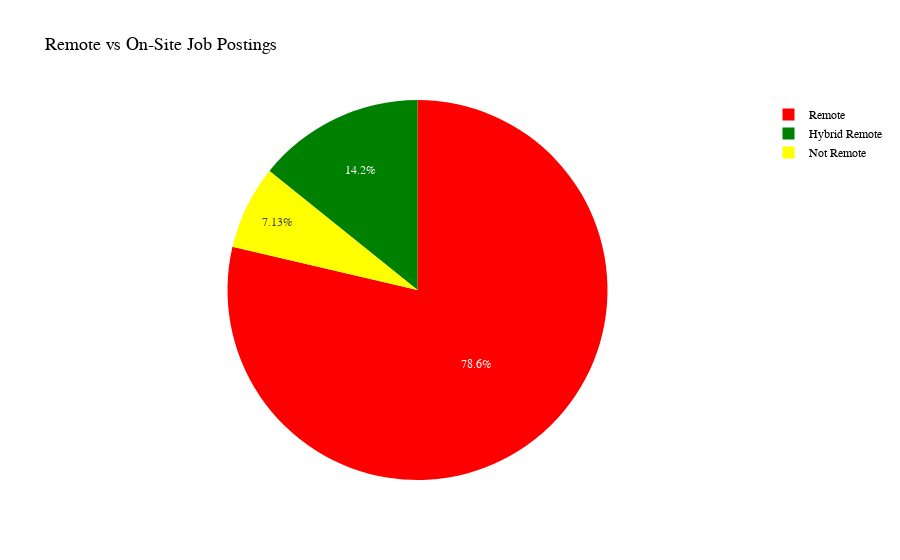

The notebook cell this image was saved under:
### Markdown cell above
# Remote vs On-Site Job Postings
- Compare the proportion of remote and on-site job postings.
- **Aggregate Data**
  - Count job postings by **remote type (`REMOTE_TYPE_NAME`)**.
- **Visualize results**
  - Create a **pie chart** where:
    - **Labels** = `REMOTE_TYPE_NAME`
    - **Values** = `Job Count`
  - Apply custom colors and font styles.
- **Explanation:** Write two sentences about what the graph reveals.

### Code cell
filtered_df = df.filter((col("REMOTE_TYPE_NAME").isNotNull()) & (col("REMOTE_TYPE_NAME") != "[None]"))
aggregated_df = filtered_df.groupBy("REMOTE_TYPE_NAME").count()
pdf = aggregated_df.toPandas()

colors = ['red', 'green', 'yellow']

piechart = px.pie(pdf, names='REMOTE_TYPE_NAME', values='count',
             title='Remote vs On-Site Job Postings',
             color_discrete_sequence=colors)

piechart.update_layout(
    title_font_family="Arial",
    title_font_size=18,
    font=dict(
        family="Arial",
        size=12,
        color="black"
    )
)

piechart.show()
piechart.write_image("_output/toptitles.svg")

### Figure 1 — Plotly figure (JSON) as saved in the notebook; plotly's stock layout.template omitted (floating-point values rounded to 4 significant figures)
{"data": [{"domain": {"x": [0, 1], "y": [0, 1]}, "hovertemplate": "REMOTE_TYPE_NAME=%{label}<br>count=%{value}<extra></extra>", "labels": ["Remote", "Not Remote", "Hybrid Remote"], "legendgroup": "", "name": "", "showlegend": true, "type": "pie", "values": [12499, 1133, 2260]}], "layout": {"font": {"color": "black", "family": "Arial", "size": 12}, "legend": {"tracegroupgap": 0}, "piecolorway": ["red", "green", "yellow"], "title": {"font": {"family": "Arial", "size": 18}, "text": "Remote vs On-Site Job Postings"}}}
